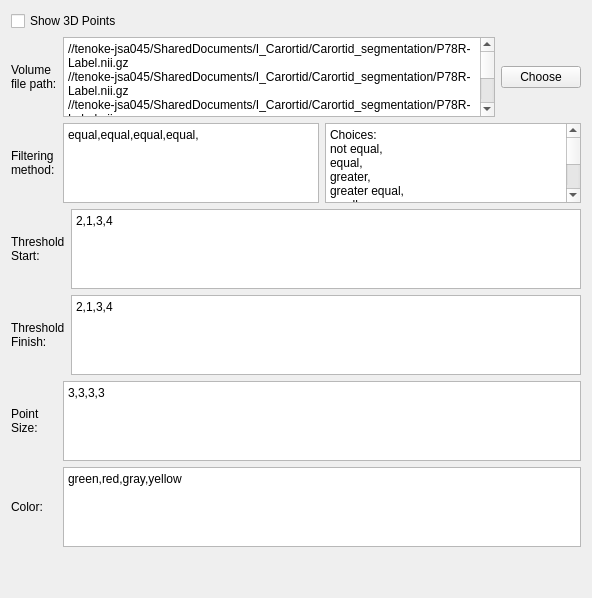
            <widget class="QWidget" name="tab_12">
             <attribute name="title">
              <string>3D Points</string>
             </attribute>
             <layout class="QVBoxLayout" name="verticalLayout_29">
              <item>
               <layout class="QHBoxLayout" name="horizontalLayout_121">
                <item>
                 <widget class="QCheckBox" name="point3DCheckBox_R3V">
                  <property name="text">
                   <string>Show 3D Points</string>
                  </property>
                  <property name="checked">
                   <bool>false</bool>
                  </property>
                 </widget>
                </item>
                <item>
                 <spacer name="horizontalSpacer_15_R3V_11">
                  <property name="orientation">
                   <enum>Qt::Horizontal</enum>
                  </property>
                  <property name="sizeHint" stdset="0">
                   <size>
                    <width>40</width>
                    <height>20</height>
                   </size>
                  </property>
                 </spacer>
                </item>
               </layout>
              </item>
              <item>
               <layout class="QHBoxLayout" name="horizontalLayout_112">
                <item>
                 <widget class="QLabel" name="label_409">
                  <property name="sizePolicy">
                   <sizepolicy hsizetype="Preferred" vsizetype="Preferred">
                    <horstretch>0</horstretch>
                    <verstretch>0</verstretch>
                   </sizepolicy>
                  </property>
                  <property name="minimumSize">
                   <size>
                    <width>46</width>
                    <height>0</height>
                   </size>
                  </property>
                  <property name="maximumSize">
                   <size>
                    <width>16777215</width>
                    <height>16777215</height>
                   </size>
                  </property>
                  <property name="text">
                   <string>Volume file path: </string>
                  </property>
                  <property name="wordWrap">
                   <bool>true</bool>
                  </property>
                 </widget>
                </item>
                <item>
                 <widget class="QPlainTextEdit" name="filesPTTxt_R3V">
                  <property name="enabled">
                   <bool>true</bool>
                  </property>
                  <property name="sizePolicy">
                   <sizepolicy hsizetype="Expanding" vsizetype="Expanding">
                    <horstretch>0</horstretch>
                    <verstretch>60</verstretch>
                   </sizepolicy>
                  </property>
                  <property name="minimumSize">
                   <size>
                    <width>0</width>
                    <height>0</height>
                   </size>
                  </property>
                  <property name="maximumSize">
                   <size>
                    <width>16777215</width>
                    <height>80</height>
                   </size>
                  </property>
                  <property name="baseSize">
                   <size>
                    <width>0</width>
                    <height>0</height>
                   </size>
                  </property>
                  <property name="plainText">
                   <string>//tenoke-jsa045/SharedDocuments/I_Carortid/Carortid_segmentation/P78R-Label.nii.gz
//tenoke-jsa045/SharedDocuments/I_Carortid/Carortid_segmentation/P78R-Label.nii.gz
//tenoke-jsa045/SharedDocuments/I_Carortid/Carortid_segmentation/P78R-Label.nii.gz
//tenoke-jsa045/SharedDocuments/I_Carortid/Carortid_segmentation/P78R-Label.nii.gz</string>
                  </property>
                 </widget>
                </item>
                <item>
                 <layout class="QVBoxLayout" name="verticalLayout_86">
                  <item>
                   <widget class="QPushButton" name="PTChooseFilesBtn_R3V">
                    <property name="sizePolicy">
                     <sizepolicy hsizetype="Fixed" vsizetype="Fixed">
                      <horstretch>0</horstretch>
                      <verstretch>0</verstretch>
                     </sizepolicy>
                    </property>
                    <property name="text">
                     <string>Choose</string>
                    </property>
                   </widget>
                  </item>
                 </layout>
                </item>
               </layout>
              </item>
              <item>
               <layout class="QHBoxLayout" name="horizontalLayout_113">
                <item>
                 <widget class="QLabel" name="label_410">
                  <property name="sizePolicy">
                   <sizepolicy hsizetype="Preferred" vsizetype="Preferred">
                    <horstretch>0</horstretch>
                    <verstretch>0</verstretch>
                   </sizepolicy>
                  </property>
                  <property name="minimumSize">
                   <size>
                    <width>46</width>
                    <height>0</height>
                   </size>
                  </property>
                  <property name="maximumSize">
                   <size>
                    <width>16777215</width>
                    <height>16777215</height>
                   </size>
                  </property>
                  <property name="text">
                   <string>Filtering method:</string>
                  </property>
                  <property name="wordWrap">
                   <bool>true</bool>
                  </property>
                 </widget>
                </item>
                <item>
                 <widget class="QPlainTextEdit" name="filtersPTTxt_R3V">
                  <property name="enabled">
                   <bool>true</bool>
                  </property>
                  <property name="sizePolicy">
                   <sizepolicy hsizetype="Expanding" vsizetype="Expanding">
                    <horstretch>0</horstretch>
                    <verstretch>60</verstretch>
                   </sizepolicy>
                  </property>
                  <property name="minimumSize">
                   <size>
                    <width>0</width>
                    <height>0</height>
                   </size>
                  </property>
                  <property name="maximumSize">
                   <size>
                    <width>16777215</width>
                    <height>80</height>
                   </size>
                  </property>
                  <property name="baseSize">
                   <size>
                    <width>0</width>
                    <height>0</height>
                   </size>
                  </property>
                  <property name="plainText">
                   <string>equal,equal,equal,equal,</string>
                  </property>
                 </widget>
                </item>
                <item>
                 <widget class="QPlainTextEdit" name="filtersPTTxt_R3V_2">
                  <property name="enabled">
                   <bool>true</bool>
                  </property>
                  <property name="sizePolicy">
                   <sizepolicy hsizetype="Expanding" vsizetype="Expanding">
                    <horstretch>0</horstretch>
                    <verstretch>60</verstretch>
                   </sizepolicy>
                  </property>
                  <property name="minimumSize">
                   <size>
                    <width>0</width>
                    <height>0</height>
                   </size>
                  </property>
                  <property name="maximumSize">
                   <size>
                    <width>16777215</width>
                    <height>80</height>
                   </size>
                  </property>
                  <property name="baseSize">
                   <size>
                    <width>0</width>
                    <height>0</height>
                   </size>
                  </property>
                  <property name="plainText">
                   <string>Choices:
not equal,
equal,
greater,
greater equal,
smaller,
smaller_equal,
boundary</string>
                  </property>
                 </widget>
                </item>
               </layout>
              </item>
              <item>
               <layout class="QHBoxLayout" name="horizontalLayout_115">
                <item>
                 <widget class="QLabel" name="label_412">
                  <property name="sizePolicy">
                   <sizepolicy hsizetype="Preferred" vsizetype="Preferred">
                    <horstretch>0</horstretch>
                    <verstretch>0</verstretch>
                   </sizepolicy>
                  </property>
                  <property name="minimumSize">
                   <size>
                    <width>46</width>
                    <height>0</height>
                   </size>
                  </property>
                  <property name="maximumSize">
                   <size>
                    <width>16777215</width>
                    <height>16777215</height>
                   </size>
                  </property>
                  <property name="text">
                   <string>Threshold Start:</string>
                  </property>
                  <property name="wordWrap">
                   <bool>true</bool>
                  </property>
                 </widget>
                </item>
                <item>
                 <widget class="QPlainTextEdit" name="threStartsPTTxt_R3V">
                  <property name="enabled">
                   <bool>true</bool>
                  </property>
                  <property name="sizePolicy">
                   <sizepolicy hsizetype="Expanding" vsizetype="Expanding">
                    <horstretch>0</horstretch>
                    <verstretch>60</verstretch>
                   </sizepolicy>
                  </property>
                  <property name="minimumSize">
                   <size>
                    <width>0</width>
                    <height>0</height>
                   </size>
                  </property>
                  <property name="maximumSize">
                   <size>
                    <width>16777215</width>
                    <height>80</height>
                   </size>
                  </property>
                  <property name="baseSize">
                   <size>
                    <width>0</width>
                    <height>0</height>
                   </size>
                  </property>
                  <property name="plainText">
                   <string>2,1,3,4</string>
                  </property>
                 </widget>
                </item>
               </layout>
              </item>
              <item>
               <layout class="QHBoxLayout" name="horizontalLayout_114">
                <item>
                 <widget class="QLabel" name="label_411">
                  <property name="sizePolicy">
                   <sizepolicy hsizetype="Preferred" vsizetype="Preferred">
                    <horstretch>0</horstretch>
                    <verstretch>0</verstretch>
                   </sizepolicy>
                  </property>
                  <property name="minimumSize">
                   <size>
                    <width>46</width>
                    <height>0</height>
                   </size>
                  </property>
                  <property name="maximumSize">
                   <size>
                    <width>16777215</width>
                    <height>16777215</height>
                   </size>
                  </property>
                  <property name="text">
                   <string>Threshold Finish:</string>
                  </property>
                  <property name="wordWrap">
                   <bool>true</bool>
                  </property>
                 </widget>
                </item>
                <item>
                 <widget class="QPlainTextEdit" name="threStopsPTTxt_R3V">
                  <property name="enabled">
                   <bool>true</bool>
                  </property>
                  <property name="sizePolicy">
                   <sizepolicy hsizetype="Expanding" vsizetype="Expanding">
                    <horstretch>0</horstretch>
                    <verstretch>60</verstretch>
                   </sizepolicy>
                  </property>
                  <property name="minimumSize">
                   <size>
                    <width>0</width>
                    <height>0</height>
                   </size>
                  </property>
                  <property name="maximumSize">
                   <size>
                    <width>16777215</width>
                    <height>80</height>
                   </size>
                  </property>
                  <property name="baseSize">
                   <size>
                    <width>0</width>
                    <height>0</height>
                   </size>
                  </property>
                  <property name="plainText">
                   <string>2,1,3,4</string>
                  </property>
                 </widget>
                </item>
               </layout>
              </item>
              <item>
               <layout class="QHBoxLayout" name="horizontalLayout_117">
                <item>
                 <widget class="QLabel" name="label_414">
                  <property name="sizePolicy">
                   <sizepolicy hsizetype="Preferred" vsizetype="Preferred">
                    <horstretch>0</horstretch>
                    <verstretch>0</verstretch>
                   </sizepolicy>
                  </property>
                  <property name="minimumSize">
                   <size>
                    <width>46</width>
                    <height>0</height>
                   </size>
                  </property>
                  <property name="maximumSize">
                   <size>
                    <width>16777215</width>
                    <height>16777215</height>
                   </size>
                  </property>
                  <property name="text">
                   <string>Point Size:</string>
                  </property>
                  <property name="wordWrap">
                   <bool>true</bool>
                  </property>
                 </widget>
                </item>
                <item>
                 <widget class="QPlainTextEdit" name="pointSizesPTTxt_R3V">
                  <property name="enabled">
                   <bool>true</bool>
                  </property>
                  <property name="sizePolicy">
                   <sizepolicy hsizetype="Expanding" vsizetype="Expanding">
                    <horstretch>0</horstretch>
                    <verstretch>60</verstretch>
                   </sizepolicy>
                  </property>
                  <property name="minimumSize">
                   <size>
                    <width>0</width>
                    <height>0</height>
                   </size>
                  </property>
                  <property name="maximumSize">
                   <size>
                    <width>16777215</width>
                    <height>80</height>
                   </size>
                  </property>
                  <property name="baseSize">
                   <size>
                    <width>0</width>
                    <height>0</height>
                   </size>
                  </property>
                  <property name="plainText">
                   <string>3,3,3,3</string>
                  </property>
                 </widget>
                </item>
               </layout>
              </item>
              <item>
               <layout class="QHBoxLayout" name="horizontalLayout_116">
                <item>
                 <widget class="QLabel" name="label_413">
                  <property name="sizePolicy">
                   <sizepolicy hsizetype="Preferred" vsizetype="Preferred">
                    <horstretch>0</horstretch>
                    <verstretch>0</verstretch>
                   </sizepolicy>
                  </property>
                  <property name="minimumSize">
                   <size>
                    <width>46</width>
                    <height>0</height>
                   </size>
                  </property>
                  <property name="maximumSize">
                   <size>
                    <width>16777215</width>
                    <height>16777215</height>
                   </size>
                  </property>
                  <property name="text">
                   <string>Color:</string>
                  </property>
                  <property name="wordWrap">
                   <bool>true</bool>
                  </property>
                 </widget>
                </item>
                <item>
                 <widget class="QPlainTextEdit" name="colorsPTTxt_R3V">
                  <property name="enabled">
                   <bool>true</bool>
                  </property>
                  <property name="sizePolicy">
                   <sizepolicy hsizetype="Expanding" vsizetype="Expanding">
                    <horstretch>0</horstretch>
                    <verstretch>60</verstretch>
                   </sizepolicy>
                  </property>
                  <property name="minimumSize">
                   <size>
                    <width>0</width>
                    <height>0</height>
                   </size>
                  </property>
                  <property name="maximumSize">
                   <size>
                    <width>16777215</width>
                    <height>80</height>
                   </size>
                  </property>
                  <property name="baseSize">
                   <size>
                    <width>0</width>
                    <height>0</height>
                   </size>
                  </property>
                  <property name="plainText">
                   <string>green,red,gray,yellow</string>
                  </property>
                 </widget>
                </item>
               </layout>
              </item>
              <item>
               <spacer name="verticalSpacer_9">
                <property name="orientation">
                 <enum>Qt::Vertical</enum>
                </property>
                <property name="sizeHint" stdset="0">
                 <size>
                  <width>20</width>
                  <height>40</height>
                 </size>
                </property>
               </spacer>
              </item>
             </layout>
            </widget>
